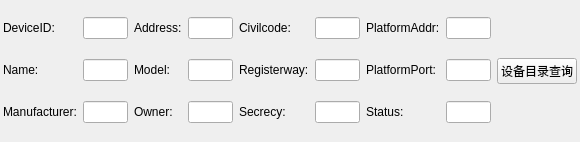
<?xml version="1.0" encoding="UTF-8"?>
<ui version="4.0">
 <class>GBCataLogDlg</class>
 <widget class="QWidget" name="GBCataLogDlg">
  <property name="geometry">
   <rect>
    <x>0</x>
    <y>0</y>
    <width>580</width>
    <height>142</height>
   </rect>
  </property>
  <property name="windowTitle">
   <string>GBCataLogDlg</string>
  </property>
  <layout class="QHBoxLayout" name="horizontalLayout">
   <property name="leftMargin">
    <number>3</number>
   </property>
   <property name="topMargin">
    <number>3</number>
   </property>
   <property name="rightMargin">
    <number>3</number>
   </property>
   <property name="bottomMargin">
    <number>3</number>
   </property>
   <item>
    <layout class="QGridLayout" name="gridLayout">
     <item row="1" column="3">
      <widget class="QLineEdit" name="le_model"/>
     </item>
     <item row="2" column="4">
      <widget class="QLabel" name="label_9">
       <property name="text">
        <string>Secrecy:</string>
       </property>
      </widget>
     </item>
     <item row="0" column="5">
      <widget class="QLineEdit" name="le_Civilcode"/>
     </item>
     <item row="1" column="4">
      <widget class="QLabel" name="label_8">
       <property name="text">
        <string>Registerway:</string>
       </property>
      </widget>
     </item>
     <item row="0" column="1">
      <widget class="QLineEdit" name="le_deviceID"/>
     </item>
     <item row="1" column="1">
      <widget class="QLineEdit" name="le_deviceName"/>
     </item>
     <item row="0" column="0">
      <widget class="QLabel" name="label">
       <property name="text">
        <string>DeviceID:</string>
       </property>
      </widget>
     </item>
     <item row="2" column="3">
      <widget class="QLineEdit" name="le_omner"/>
     </item>
     <item row="0" column="6">
      <widget class="QLabel" name="label_10">
       <property name="text">
        <string>PlatformAddr:</string>
       </property>
      </widget>
     </item>
     <item row="0" column="4">
      <widget class="QLabel" name="label_7">
       <property name="text">
        <string>Civilcode:</string>
       </property>
      </widget>
     </item>
     <item row="2" column="1">
      <widget class="QLineEdit" name="le_manufacturer"/>
     </item>
     <item row="1" column="0">
      <widget class="QLabel" name="label_2">
       <property name="text">
        <string>Name:</string>
       </property>
      </widget>
     </item>
     <item row="0" column="3">
      <widget class="QLineEdit" name="le_Address"/>
     </item>
     <item row="2" column="0">
      <widget class="QLabel" name="label_3">
       <property name="text">
        <string>Manufacturer:</string>
       </property>
      </widget>
     </item>
     <item row="2" column="5">
      <widget class="QLineEdit" name="le_Secrecy"/>
     </item>
     <item row="0" column="2">
      <widget class="QLabel" name="label_4">
       <property name="text">
        <string>Address:</string>
       </property>
      </widget>
     </item>
     <item row="1" column="5">
      <widget class="QLineEdit" name="le_Registerway"/>
     </item>
     <item row="2" column="2">
      <widget class="QLabel" name="label_6">
       <property name="text">
        <string>Owner:</string>
       </property>
      </widget>
     </item>
     <item row="1" column="2">
      <widget class="QLabel" name="label_5">
       <property name="text">
        <string>Model:</string>
       </property>
      </widget>
     </item>
     <item row="0" column="7">
      <widget class="QLineEdit" name="le_PlatformAddr"/>
     </item>
     <item row="1" column="6">
      <widget class="QLabel" name="label_11">
       <property name="text">
        <string>PlatformPort:</string>
       </property>
      </widget>
     </item>
     <item row="1" column="7">
      <widget class="QLineEdit" name="le_PlatformPort"/>
     </item>
     <item row="2" column="6">
      <widget class="QLabel" name="label_12">
       <property name="text">
        <string>Status:</string>
       </property>
      </widget>
     </item>
     <item row="2" column="7">
      <widget class="QLineEdit" name="le_Status"/>
     </item>
    </layout>
   </item>
   <item>
    <layout class="QHBoxLayout" name="horizontalLayout_2">
     <item>
      <widget class="QPushButton" name="pb_search">
       <property name="text">
        <string>设备目录查询</string>
       </property>
      </widget>
     </item>
    </layout>
   </item>
  </layout>
 </widget>
 <layoutdefault spacing="6" margin="11"/>
 <resources/>
 <connections/>
</ui>
